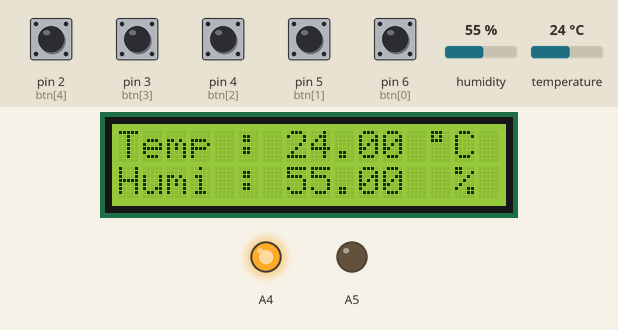
A sketch run on a simulated Arduino Uno, built with avr-gcc and run on an emulated ATmega328P. Parts: 16×2 character LCD, output pins drawn as LEDs (lit = HIGH). Inputs (shaded band) come from the test bench; at power-on: pin 2 (btn[4]), pin 3 (btn[3]), pin 4 (btn[2]), pin 5 (btn[1]), pin 6 (btn[0]) HIGH, humidity 55 %, temperature 24 °C. EEPROM starts erased.

Above: at 1.2 s.
1.3 s: pin 2 (btn[4]) pulled LOW for 0.15 s
At 2.1 s:
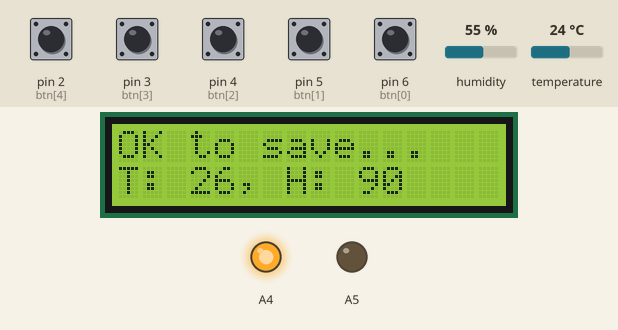
Timing chart, 0 to 4.3 s (numbered marks = the images above; inputs shaded):
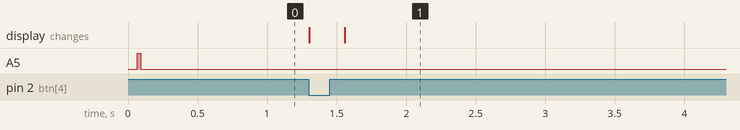

The sketch:

Control_Swallow.ino
```cpp
#include <EEPROM.h>
#include <LiquidCrystal.h>
#include "DHT.h";
#define DHTPIN 7
#define DHTTYPE DHT11
DHT dht(DHTPIN, DHTTYPE);

LiquidCrystal lcd(13, 12, 11, 10, 9, 8);

uint8_t btn[6] = {6, 5, 4, 3, 2};
bool btn_cond[6];
bool last_cond;
bool to_break;
uint8_t flag_cond = 9;
bool mode = 0;

struct Relays {
  uint8_t cooler = A4;
  uint8_t mist_maker = A5;
} relay;

struct Tresholds {
  uint8_t temp = 26;
  uint8_t hum = 90;
} treshold;

struct Addrs {
  uint8_t temp = 21;
  uint8_t hum = 22;
} addr;

uint64_t last_millis = 0;
uint8_t time_delay = 50;

void do_action(uint8_t val) {
  switch (val) {
    case 0:
      treshold.temp++;
      break;
    case 1:
      treshold.temp--;
      break;
    case 2:
      treshold.hum++;
      break;
    case 3:
      treshold.hum--;
      break;
    case 4:
      EEPROM.update(addr.temp, treshold.temp);
      EEPROM.update(addr.hum, treshold.hum);
      lcd.clear();
      lcd.setCursor(0, 0);
      lcd.print("Saved!");
      to_break = 1;
      delay(1500);
      break;
  }
  flag_cond = 9;
}

void setup() {
  Serial.begin(9600);
  lcd.begin(16, 2);
  dht.begin();
  if (EEPROM.read(addr.temp) == 0 || EEPROM.read(addr.temp) > 100 || EEPROM.read(addr.hum) == 0 || EEPROM.read(addr.hum) > 100) {
    EEPROM.update(addr.temp, treshold.temp);
    EEPROM.update(addr.hum, treshold.hum);
  }
  else {
    treshold.temp = EEPROM.read(addr.temp);
    treshold.hum = EEPROM.read(addr.hum);
  }
  for (uint8_t i = 2; i < 7; i++) {
    pinMode(i, INPUT_PULLUP);
  }
  pinMode(relay.cooler, OUTPUT);
  pinMode(relay.mist_maker, OUTPUT);
  digitalWrite(relay.cooler, HIGH);
  digitalWrite(relay.mist_maker, HIGH);
}
void loop() {
  mode = digitalRead(2);
  if (mode == 1) {
    lcd.setCursor(0, 0);
    lcd.print("Temp : ");
    float t = dht.readTemperature();
    float h = dht.readHumidity();
    if (t > treshold.temp) {
      digitalWrite(relay.cooler, LOW);
    }
    else {
      digitalWrite(relay.cooler, HIGH);
    }
    if (h < treshold.hum) {
      digitalWrite(relay.mist_maker, LOW);
    }
    else {
      digitalWrite(relay.mist_maker, HIGH);
    }

    lcd.print(t);
    lcd.print(' ');
    lcd.print((char) 223);
    lcd.print("C ");
    lcd.setCursor(0, 1);
    lcd.print("Humi : ");
    lcd.print(h);
    lcd.print("  ");
    lcd.print("% ");
  }
  else {
    lcd.clear();
    delay(250);
    while (true) {
      if (to_break == 1) {
        to_break = 0;
        return;
      }
      for (int i = 0; i < 6; i++) {
        btn_cond[i] = digitalRead(btn[i]);
        if (btn_cond[i] == 0 && last_cond == 1) {
          last_millis = millis();
          flag_cond = i;
        }
        if ((uint64_t) millis() - last_millis > time_delay) {
          if (flag_cond != 9) {
            do_action(flag_cond);
          }
        }
      }
      lcd.setCursor(0, 0);
      lcd.print("OK to save...");
      lcd.setCursor(0, 1);
      lcd.print("T: ");
      lcd.print(treshold.temp);
      lcd.print(", ");
      lcd.print("H: ");
      lcd.print(treshold.hum);
      lcd.print("  ");
      last_cond = digitalRead(2)&digitalRead(3)&digitalRead(4)&digitalRead(5)&digitalRead(6);
      delay(50);
    }
  }
}
```

Measured:
- after the input at 1.3 s, the display: first changes at once (image 1 shows a later state)
